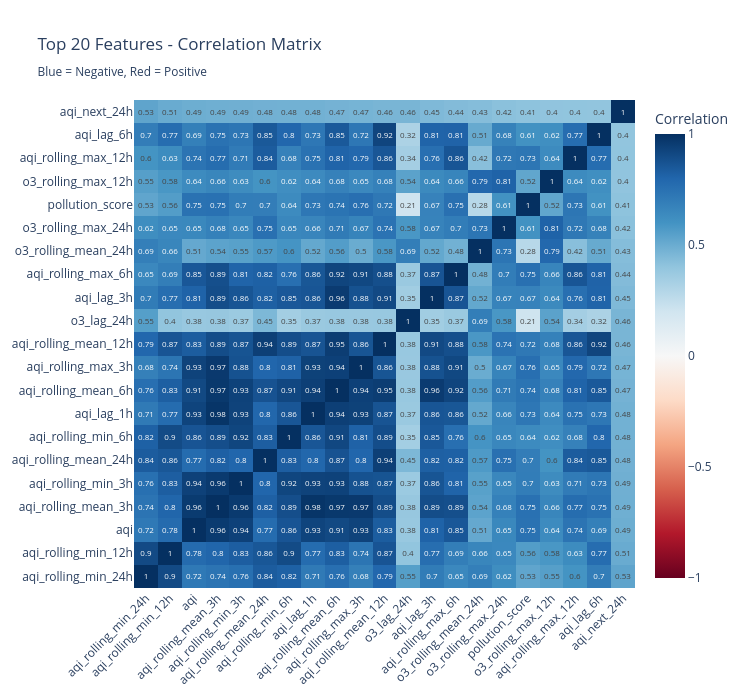

The code cell stored with this chart in its notebook:
### Code cell
# Visualize feature importance
if correlations is not None and len(correlations) > 1:
    # Get top features (skip target itself)
    top_features = correlations.head(21).index.tolist()  # Get 21 to ensure we have 20 after removing target
    if 'aqi_next_24h' in top_features:
        top_features.remove('aqi_next_24h')
    top_features = top_features[:20]  # Keep top 20
    top_features.append('aqi_next_24h')  # Add target back at end
    
    # Create correlation matrix for top features
    corr_matrix = df[top_features].corr()
    
    fig = go.Figure(data=go.Heatmap(
        z=corr_matrix.values,
        x=corr_matrix.columns,
        y=corr_matrix.columns,
        colorscale='RdBu',
        zmid=0,
        text=corr_matrix.values.round(2),
        texttemplate='%{text}',
        textfont={"size": 8},
        colorbar=dict(title="Correlation")
    ))
    
    fig.update_layout(
        title='Top 20 Features - Correlation Matrix<br><sub>Blue = Negative, Red = Positive</sub>',
        height=700,
        width=750,
        xaxis_tickangle=-45
    )
    
    fig.show()
    
    print("\n💡 Key insights:")
    print("   • Features strongly correlated with target are most predictive")
    print("   • Lag features (past AQI values) usually have strongest correlation")
    print("   • Rolling means capture trends well")
    print("   • Look for dark red/blue cells in the bottom row (correlation with target)")
else:
    print("⚠️  Not enough numeric features for correlation visualization")

### Figure 1 — Plotly figure (JSON) as saved in the notebook; plotly's stock layout.template omitted (floating-point values rounded to 4 significant figures; data arrays with more than 128 entries replaced by an {"elided": "..."} marker saying what was removed)
{"data": [{"colorbar": {"title": {"text": "Correlation"}}, "colorscale": [[0, "rgb(103,0,31)"], [0.1, "rgb(178,24,43)"], [0.2, "rgb(214,96,77)"], [0.3, "rgb(244,165,130)"], [0.4, "rgb(253,219,199)"], [0.5, "rgb(247,247,247)"], [0.6, "rgb(209,229,240)"], [0.7, "rgb(146,197,222)"], [0.8, "rgb(67,147,195)"], [0.9, "rgb(33,102,172)"], [1, "rgb(5,48,97)"]], "text": {"elided": "21x21 float values"}, "textfont": {"size": 8}, "texttemplate": "%{text}", "type": "heatmap", "x": ["aqi_rolling_min_24h", "aqi_rolling_min_12h", "aqi", "aqi_rolling_mean_3h", "aqi_rolling_min_3h", "aqi_rolling_mean_24h", "aqi_rolling_min_6h", "aqi_lag_1h", "aqi_rolling_mean_6h", "aqi_rolling_max_3h", "aqi_rolling_mean_12h", "o3_lag_24h", "aqi_lag_3h", "aqi_rolling_max_6h", "o3_rolling_mean_24h", "o3_rolling_max_24h", "pollution_score", "o3_rolling_max_12h", "aqi_rolling_max_12h", "aqi_lag_6h", "aqi_next_24h"], "y": ["aqi_rolling_min_24h", "aqi_rolling_min_12h", "aqi", "aqi_rolling_mean_3h", "aqi_rolling_min_3h", "aqi_rolling_mean_24h", "aqi_rolling_min_6h", "aqi_lag_1h", "aqi_rolling_mean_6h", "aqi_rolling_max_3h", "aqi_rolling_mean_12h", "o3_lag_24h", "aqi_lag_3h", "aqi_rolling_max_6h", "o3_rolling_mean_24h", "o3_rolling_max_24h", "pollution_score", "o3_rolling_max_12h", "aqi_rolling_max_12h", "aqi_lag_6h", "aqi_next_24h"], "z": {"elided": "21x21 float values"}, "zmid": 0}], "layout": {"height": 700, "title": {"text": "Top 20 Features - Correlation Matrix<br><sub>Blue = Negative, Red = Positive</sub>"}, "width": 750, "xaxis": {"tickangle": -45}}}
